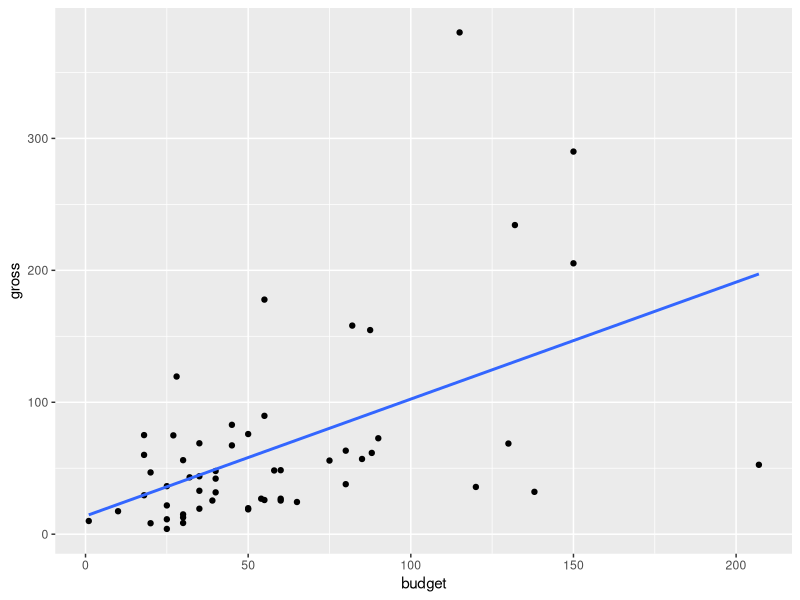
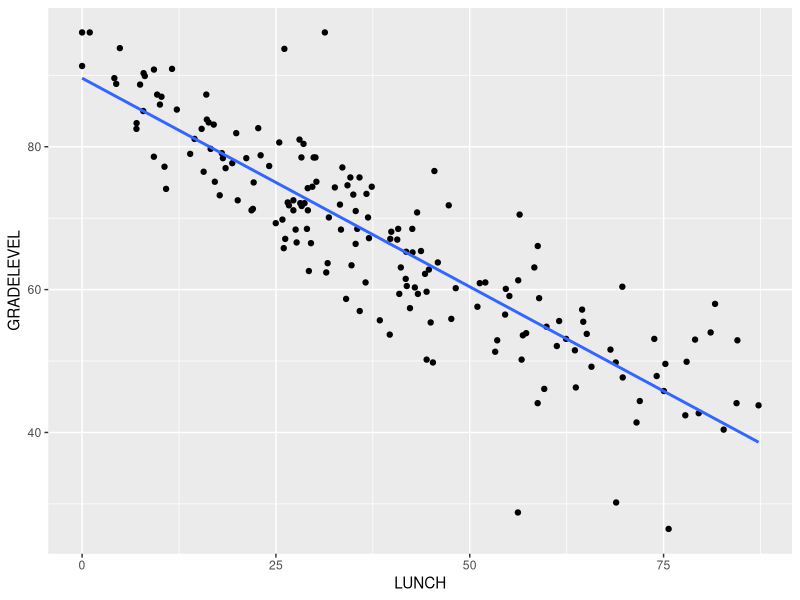
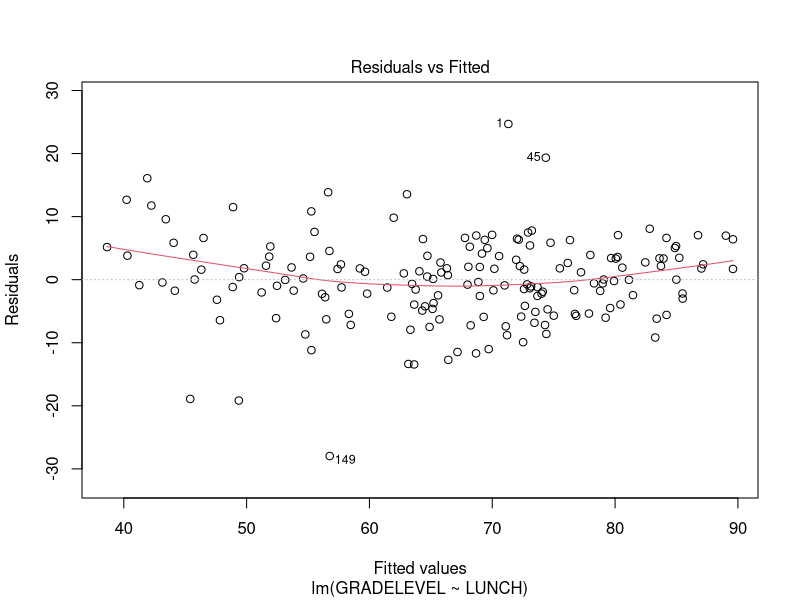
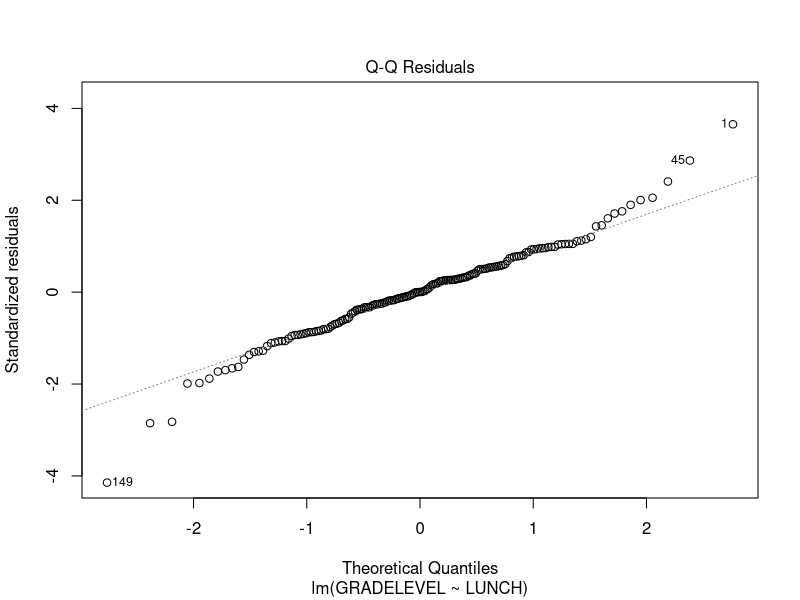
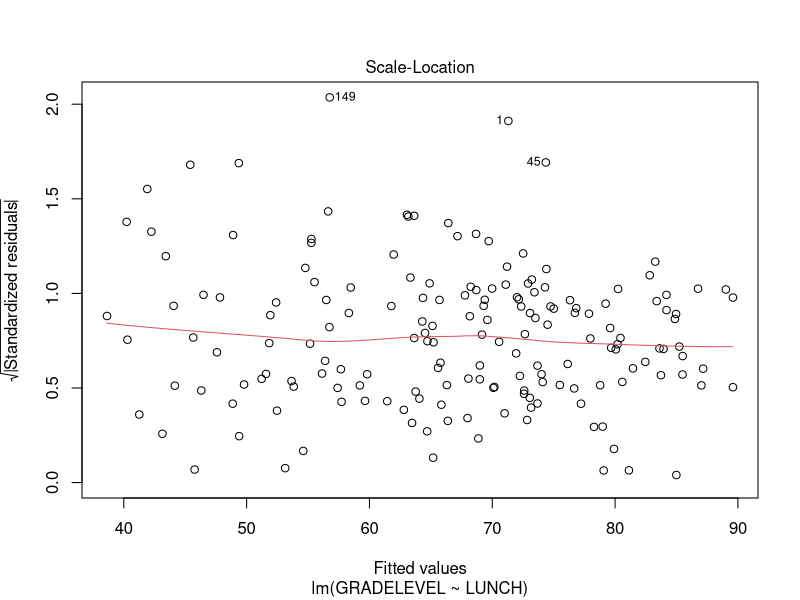
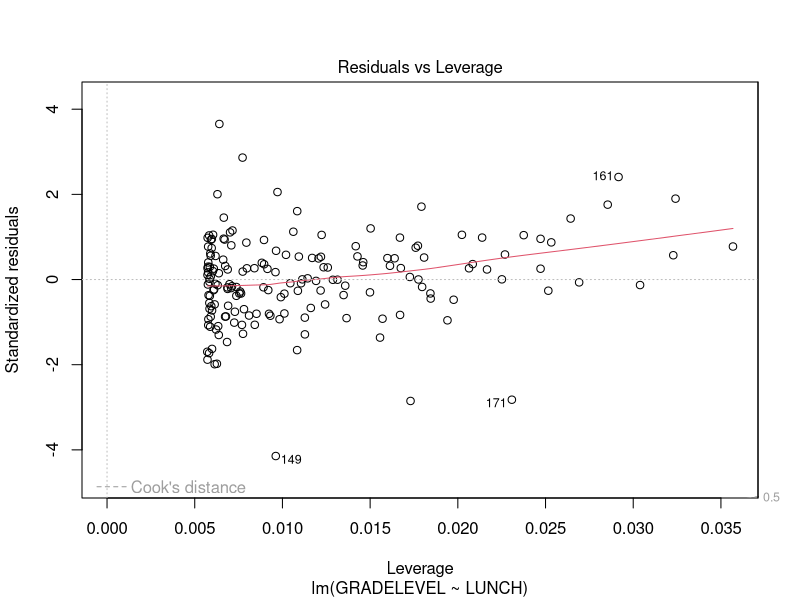
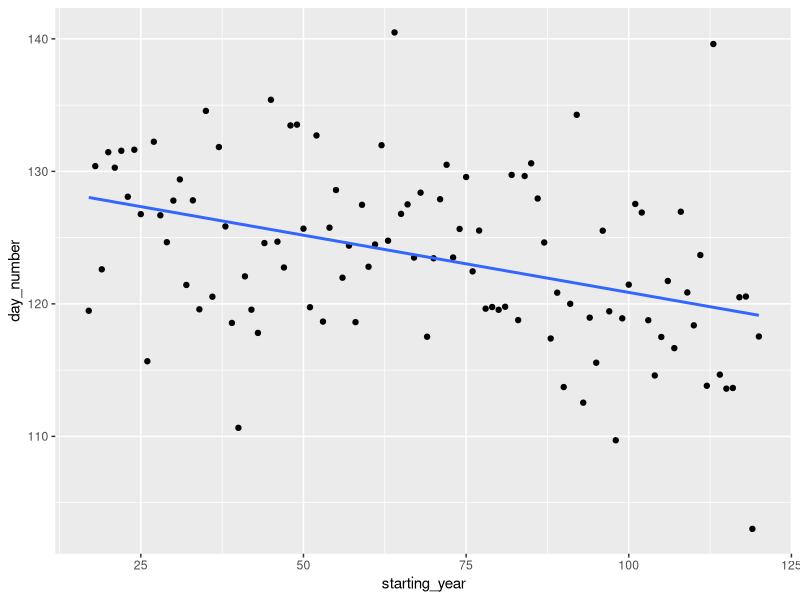
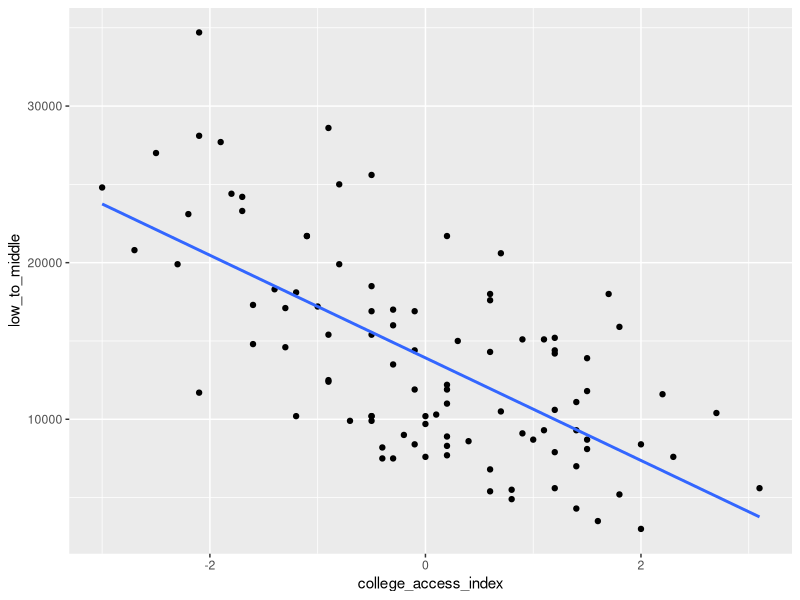

Write R code to recreate these figures, in order.
## ---- chunk 1
library(tidyverse)
library(lubridate)
## ---- chunk 2
xi <- 89457
yi <- 340725
yi2 <- 8451966400
b1 <- -1.774
xyi <- 2146561000
n1 <- 14

b0 <- (yi / n1) - b1 * (xi / n1)

SSE <- yi2 - b0 * yi - b1 * xyi

SSE

Se <- sqrt(SSE/(n1 - 2))
Se
## ---- chunk 3
#Import Data
movies <- read_csv("King Kong.csv")

movies <- movies %>%
  rename(budget = `Budget($mill)`, gross = `USGross($mill)`)

movies %>%
  transmute(Movie = Movie, budget = budget, gross = gross, difference = gross - budget) %>%
  arrange(difference) 

lm_fit_movies <- lm(gross ~ budget, data = movies)

summary(lm_fit_movies)

ggplot(movies, aes(x = budget, y = gross)) +
  geom_point() +
  geom_smooth(method = "lm", se = FALSE)
## ---- chunk 4
#Import Data
report_cards <- read_csv("wake county schools report card 2015-16.csv")

report_cards %>%
  arrange(desc(GRADELEVEL), desc(LUNCH))
# report_cards

cor(report_cards$LUNCH, report_cards$GRADELEVEL)
cov(report_cards$LUNCH, report_cards$GRADELEVEL)
# Create Prediction Dataframe
report_predict <- tibble(LUNCH = 45)
# report_predict

lm_fit_report <- lm(GRADELEVEL ~ LUNCH, data = report_cards)

summary(lm_fit_report)

lm_var <- lm_fit_report$coefficients 

# Amount Decreased Per 15% Rise
fifteen_or_less <- lm_var[2] * 15
fifteen_or_less

ggplot(report_cards, aes(x = LUNCH, y = GRADELEVEL)) +
  geom_point() +
  geom_smooth(method = "lm", se = FALSE)

objects(lm_fit_report)

plot(lm_fit_report)


## ---- chunk 5
#Import Data
ice <- read_csv("nenana ice breakup.csv")

year_2021 <- 2021
year_2021 <- ymd(year_2021, truncated = 2L)

ice_modified <- ice %>%
  select(-c(`...5`,`...6`)) %>%
  rename(starting_year = `Year (since 1900)`, day_number = `Day Number`) %>%
  mutate(year_start = ymd(Year, truncated = 2L), date_total = as_datetime(year_start + day_number)) %>%
  filter(Year != 2021)

ice_modified

prediction <- tibble(starting_year = 121)

lm_fit_ice <- lm(day_number ~ starting_year, data = ice_modified)

summary(lm_fit_ice)

prediction_2021 <- predict(lm_fit_ice, newdata = prediction)
prediction_asdate <- as_datetime(year_2021 + prediction_2021)
prediction_asdate

prediction_tibble <- tibble(Year = 2021, starting_year = 121, day_number = prediction_2021)
prediction_tibble <-
  prediction_tibble %>%
  mutate(year_start = ymd(Year, truncated = 2L), date_total = as_datetime(year_start + day_number))

actual_tibble <- ice %>%
  select(-c(`...5`,`...6`)) %>%
  rename(starting_year = `Year (since 1900)`, day_number = `Day Number`) %>%
  mutate(year_start = ymd(Year, truncated = 2L), date_total = as_datetime(year_start + day_number)) %>%
  filter(Year == 2021)

prediction_time <- pull(prediction_tibble, date_total)
actual_time <- pull(actual_tibble, date_total)

difference_time <- prediction_time - actual_time
difference_time <- as.duration(difference_time)

ggplot(ice_modified, aes(x = starting_year, y = day_number)) +
  geom_point() +
  geom_smooth(method = "lm", se = FALSE)
## ---- chunk 6
college_access <- read_csv("College Access Index.csv")

college_access_modified <- 
  college_access %>%
  rename(college = `College`,
         pell_2012_2014 = `Pell (2012-2014)`,
         pell_2008 = `Pell (2008)`,
         pell_change = `Pell change`,
         low_to_middle = `Net price, low- to middle-income`,
         college_access_index = `College Access Index`,
         endowment_per_student = `Endowment per student`) %>%
  mutate(row = row_number())

summary(college_access_modified)

mean_low_to_middle <- mean(college_access_modified$low_to_middle)

duke <-
  college_access_modified %>%
  filter(college == "Duke")

lm_fit_college_access <- lm(low_to_middle ~ college_access_index, data = college_access_modified)

summary(lm_fit_college_access)

residuals_ca <- tibble(residuals = lm_fit_college_access$residuals)

college_access_modified <- 
  college_access_modified %>%
  bind_cols(residuals_ca)

college_access_modified

ggplot(college_access_modified, aes(x = college_access_index, y = low_to_middle)) +
  geom_point() +
  geom_smooth(method = "lm", se = FALSE)
## ---- chunk 7
reptile <- read_csv("REPTILE BRAIN BODY WEIGHTS.csv")
mammal <- read_csv("mammals brain body mass.csv")

reptile_modified <- 
  reptile %>%
  rename(species = Species,
         body_mass = `Body mass (kg)`,
         brain_mass = `Brain mass (g)`,
         log_body_mass = `Log10 Body mass (kg)`,
         log_brain_mass = `Log10 Brain mass (g)`) %>%
  mutate(row = row_number())

mammal_modified <- 
  mammal %>%
  rename(species = Species,
         body_mass = `Body mass(kg)`,
         brain_mass = `Brain mass (g)`,
         log_body_mass = `log(10)Body mass (kg)`,
         log_brain_mass = `log(10)Brain mass (g)`) %>%
  mutate(row = row_number())

lm_fit_reptile <- lm(log_brain_mass ~ log_body_mass, data = reptile_modified)
lm_fit_mammal <- lm(log_brain_mass ~ log_body_mass, data = mammal_modified)

king_kong <- tibble(species = "King Kong", body_mass = 140)
king_kong <- king_kong %>% mutate(log_body_mass = log10(body_mass))
godzilla <- tibble(species = "Godzilla", body_mass = 180)
godzilla <- godzilla %>% mutate(log_body_mass = log10(body_mass))
prediction_king_kong <- predict(lm_fit_mammal, newdata = king_kong)
prediction_godzilla <- predict(lm_fit_reptile, newdata = godzilla)

log_king_kong <- as.numeric(prediction_king_kong)
log_godzilla <- as.numeric(prediction_godzilla)

king_kong_brain_size <- 10 ^ log_king_kong
godzilla_brain_size <- 10 ^ log_godzilla

summary(lm_fit_mammal)
summary(lm_fit_reptile)

## ---- chunk 8
beer <- read_csv("beer_BAC.csv")

ggplot(beer, aes(x = Beers, y = BAC)) +
  geom_point() +
  geom_smooth(method = "lm", se = FALSE)

lm_fit_beer <- lm(BAC ~ Beers, data = beer)
summary(lm_fit_beer)
plot(lm_fit_beer)

tstat_p5 <- abs(qt(.05, df = 14))
#Residual Standard error (Like Standard Deviation)
k=length(lm_fit_beer$coefficients)-1 #Subtract one to ignore intercept
SSE=sum(lm_fit_beer$residuals**2)
n=length(lm_fit_beer$residuals)
Se = sqrt(SSE/(n-(1+k))) #Residual Standard Error
# Standard Deviation of Predictor
Sx = sd(beer$Beers)
# Standard Deviation of Beta 1
Sb1 = Se / (sqrt(n-1) * Sx) #Standard Deviation of Predictor in Model
#Multiple R-Squared (Coefficient of Determination)
SSyy=sum((beer$BAC-mean(beer$BAC))**2)
SSE=sum(lm_fit_beer$residuals**2)
(SSyy-SSE)/SSyy
#Adjusted R-Squared
1-(SSE/SSyy)*(n-1)/(n-(k+1))
## ---- chunk 9
bodyfat <- read_csv("bodyfat.csv")

bodyfat_modified <- 
  bodyfat %>%
  rename(waist = `Waist (in.)`,
         weight = `Weight (lb)`,
         body_fat = `Body Fat (%)`)
bodyfat_modified

lm_fit_bodyfat <- lm(body_fat ~ waist, data = bodyfat_modified)
summary(lm_fit_bodyfat)

prediction_waist = tibble(waist = 40)
# Confidence Intervals for Beta 1 slope
confint(lm_fit_bodyfat, level = 0.90)
# Confidence Interval for predicted 40 in waist
predict(lm_fit_bodyfat, newdata = prediction_waist, interval = "confidence")
# Prediction Interval for predicted 40 in Waist
predict(lm_fit_bodyfat, newdata = prediction_waist, interval = "prediction")
## ---- chunk 10
votes <- read_csv("Votes.csv")
votes

votes_no_palm_beach <- 
  votes %>%
  filter(COUNTY != "Palm Beach" & COUNTY != "TOTAL")

lm_fit_votes <- lm(Buchanan ~ Gore, data = votes_no_palm_beach)
lm_fit_votes$coefficients[2]*10000
summary(lm_fit_votes)

cor(votes_no_palm_beach$Gore, votes_no_palm_beach$Buchanan)
prediction_gore = tibble(Gore = 268945)
predict(lm_fit_votes, newdata = prediction_gore, interval = "prediction", level = .99)
## ---- chunk 11
teams <- read_csv("top 50 metro area by pop inc pop percapinc profranch.csv")

teams_modified <- 
  teams %>%
  rename(rank = Rank,
         metro_geoname = `Metro GeoName`,
         personal_income = `Total Metro Personal Income 2020 (000s)`,
         per_capita = `Per Capita Personal Income 2020`,
         population_mil = `Population 2020 (millions)`,
         num_teams = `# of NFL, NBA, MLB, NHL teams`)

teams_modified

lm_fit_teams <- lm(num_teams ~ population_mil, data = teams_modified)
summary(lm_fit_teams)

#Residual Standard error (Like Standard Deviation)
k=length(lm_fit_teams$coefficients)-1 #Subtract one to ignore intercept
SSE=sum(lm_fit_teams$residuals**2)
SSE
n=length(lm_fit_teams$residuals)
Se = sqrt(SSE/(n-(1+k))) #Residual Standard Error
Se
# Standard Deviation of Predictor
Sx = sd(teams_modified$population_mil)
Sx
# Standard Deviation of Beta 1
Sb1 = Se / (sqrt(n-1) * Sx) #Standard Deviation of Predictor in Model
Sb1
#Multiple R-Squared (Coefficient of Determination)
SSyy=sum((teams_modified$num_teams-mean(teams_modified$num_teams))**2)
SSE=sum(lm_fit_beer$residuals**2)
(SSyy-SSE)/SSyy
#Adjusted R-Squared
1-(SSE/SSyy)*(n-1)/(n-(k+1))

tstat_p10 <- abs(qt(.05, df = 48))
tstat_p10

confint(lm_fit_teams, level = 0.90)

teams_intercepts <- as.numeric(lm_fit_teams$coefficients[1])
teams_slope <- as.numeric(lm_fit_teams$coefficients[2])

teams_one <-
  teams_modified %>%
  filter(num_teams == 1)
teams_one

mean_one_team <- mean(teams_one$population_mil)

second_team <- 2

one_team <-  1

one_teams <- (one_team - teams_intercepts) / teams_slope

two_teams <- (second_team - teams_intercepts) / teams_slope

two_teams - one_teams

ggplot(teams_modified, aes(x = population_mil, y = num_teams)) +
  geom_point() +
  geom_smooth(method = "lm", se = FALSE) +
  scale_x_continuous(breaks = seq(0,20, by = 1)) +
  scale_y_continuous(breaks = seq(0,10, by = 1))

teams_modified %>%
  arrange(num_teams, desc(population_mil)) %>%
  filter(num_teams == 4)
## ---- chunk 12
satact <- read_csv("SAT_ACT.csv")
satact <-
  satact %>%
  filter(!is.na(SAT))
satact

lm_model_testing <- lm(ACT ~ SAT, data = satact)
summary(lm_model_testing)

prediction_act <- satact %>%
  select(-ACT)

ggplot(satact, aes(x = SAT, y = ACT)) +
  geom_point() +
  geom_smooth(method = "lm", se = FALSE)

mean_act <- mean(satact$ACT)
mean_act
sd_act <- sd(satact$ACT)
sd_act

predicted_act <- tibble(predicted = predict(lm_model_testing, newdata = prediction_act))
prediction_act <-
  prediction_act %>%
  bind_cols(predicted_act)

prediction_act

mean_pred_act <- mean(prediction_act$predicted)
mean_pred_act
sd_pred_act <- sd(prediction_act$predicted)
sd_pred_act

ratio_sd <- sd_pred_act / sd_act
ratio_sd

cor(satact$SAT, satact$ACT)

#Question 5
sd_sat <- sd(satact$SAT)
mean_sat <- mean(satact$SAT)

test_sat_score <- 1 * sd_sat + mean_sat

test_sat_score_tib <- tibble(SAT = test_sat_score)

pred_act_1 <- predict(lm_model_testing, newdata = test_sat_score_tib)

z_score_1 <- (pred_act_1 - mean_act) / sd_act
z_score_1

test_stat_1below <- -1 * sd_sat + mean_sat
test_stat_1below
test_stat_1below_tib <- tibble(SAT = test_stat_1below)
pred_act_1below <- predict(lm_model_testing, newdata = test_stat_1below_tib)
pred_act_1below
z_score_2 <- (pred_act_1below - mean_act) / sd_act
z_score_2
## ---- chunk 13
blood <- read_csv("blood test human age.csv")

blood_mod <-
  blood %>%
  rename(blood_test = `Blood Test Measure`,
         age = `Age in Years`)
blood_mod

lm_fit_blood <- lm(age ~ blood_test, data = blood_mod)
summary(lm_fit_blood)

pred_blood <- tibble(blood_test = -14.2)

predict(lm_fit_blood, newdata = pred_blood, interval = "prediction")

